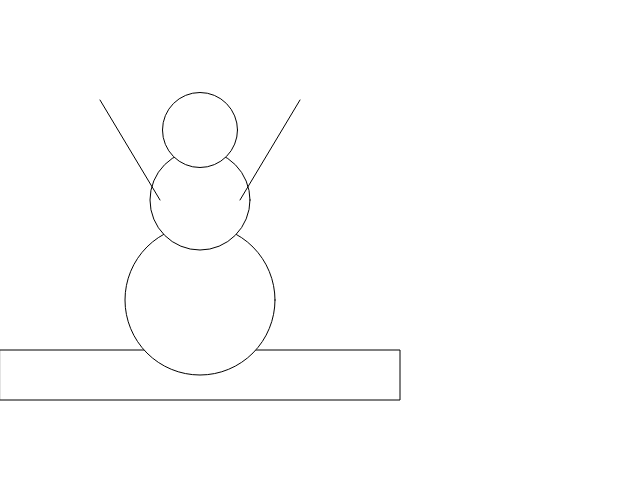
Frame 1 (no input)
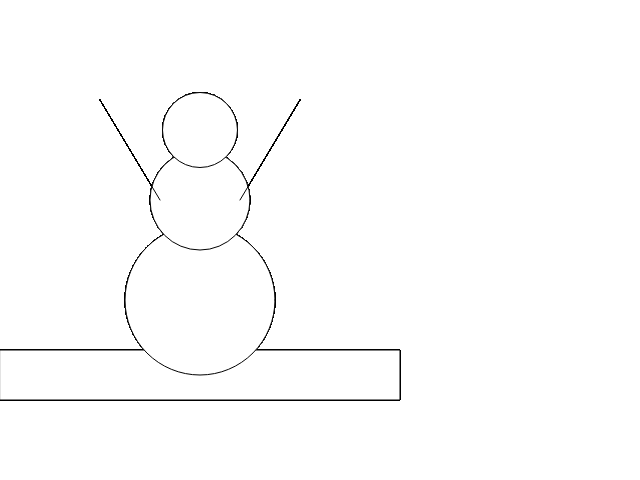
Frame 60 (no input)
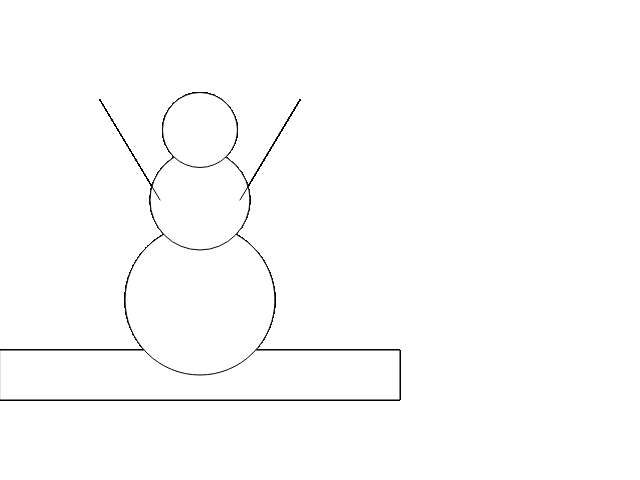
Frame 120 (the mouse pressed at the canvas centre since frame 60)

The p5.js sketch that drew these frames (run headless with seeded random() and noise() and a simulated clock; from frame 60 on, the mouse is pressed at the canvas centre):

// p5.js sketch
// ── sketch.js
/*
Snowman Drawing
Created by Tina Deng
Revised May 8th, 2019
*/
function setup() {
  // put setup code here
  //Sets the screen to be 640 pixels wide and 480 pixels high
  createCanvas(640,480);
}

function draw() {
  // put drawing code here
 //Create the ground
  rect(0,350,400,50);
 //Create the snowman body, copied from Khan Academy
  ellipse(200,300,150,150);
  ellipse(200,200,100,100);
  ellipse(200,130,75,75);
//Create the arms
  line(160,200,100,100);
  line(240,200,300,100);
}
